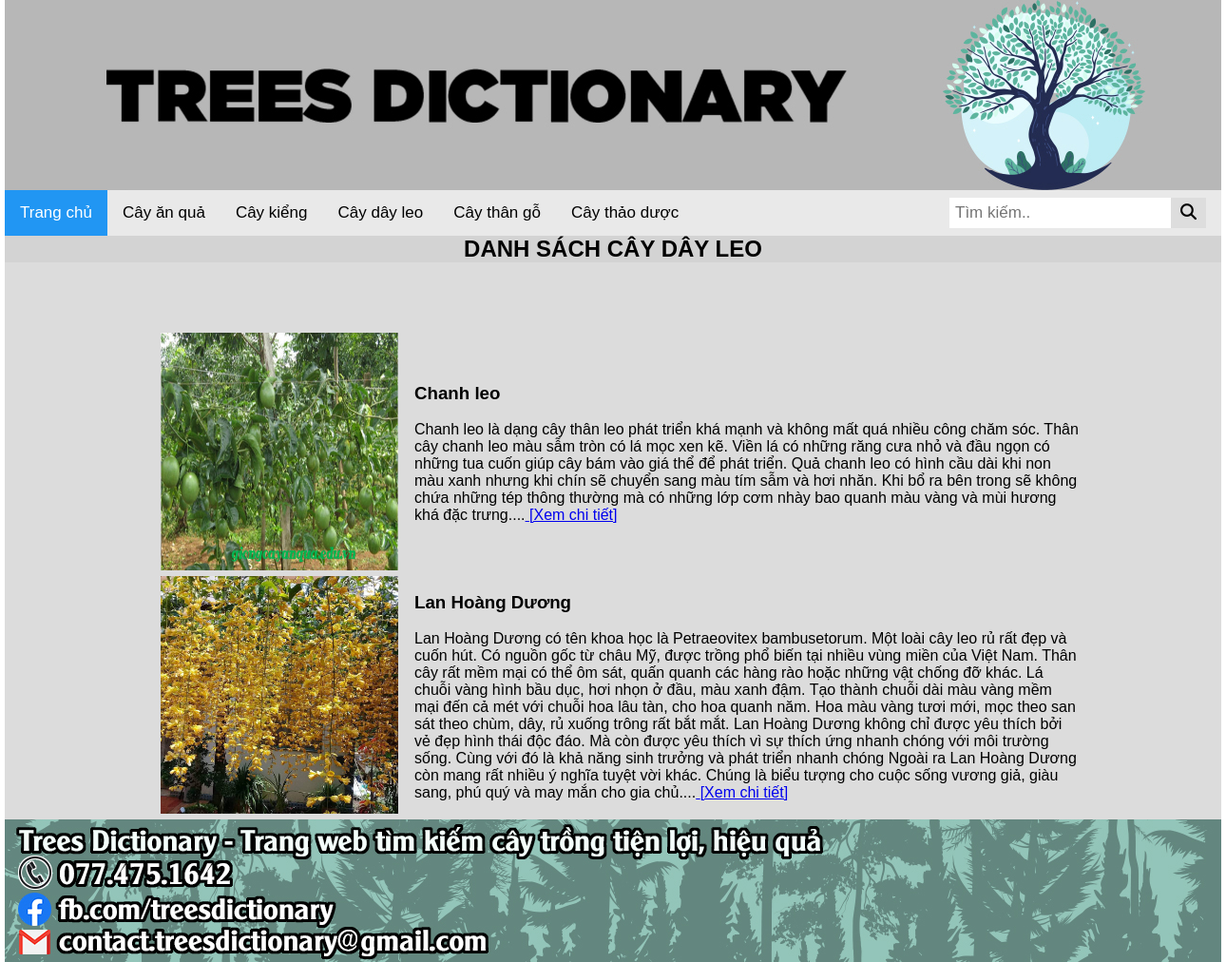
Page /ds_trees_l3_homepage.php on the committed database.
### tables this page shows
CREATE TABLE `db_trees` (
  `Mact` int(11) NOT NULL,
  `Tencay` varchar(200) NOT NULL,
  `Dacdiem` text NOT NULL,
  `Loaicay` varchar(200) NOT NULL,
  `Cachchamsoc` text NOT NULL,
  `Hinh` varchar(500) NOT NULL,
  `Motacay` text NOT NULL,
  `Luottruycap` int(200) NOT NULL
);

### ds_trees_l3_homepage.php (the view, shortened to what this page needs)
<!DOCTYPE html>
<html>
<head>
</head>
<link rel="stylesheet" href="homepage.css">
<link href="css/ads.css" rel="stylesheet" type="text/css">
<body>
<div id="wrapper">
        <div id="header"></div>
        <div id="menu">
            <div class="topnav">
            <a class="active" href="testindex.php">Trang chủ</a>
                <a href="ds_trees_l1_homepage.php">Cây ăn quả</a>
                <a href="ds_trees_l2_homepage.php">Cây kiểng</a>
                <a href="ds_trees_l3_homepage.php">Cây dây leo</a>
                <a href="ds_trees_l4_homepage.php">Cây thân gỗ</a>
                <a href="ds_trees_l5_homepage.php">Cây thảo dược</a>
                <div class="search-container">
                <form action="search_page.php" method ="GET" onsubmit="return signup()">
                    <input type="text" placeholder="Tìm kiếm.." name="search" onkeyup="showResult(this.value)">
                    <button type="submit"><i class="fa fa-search"></i></i></button>
                     </form>
                </div>
            </div>
    </div>
<div class="adfloat" id="divBannerFloatLeft">
 <p><a href="http://hocwebgiare.com/" target="_blank"><img src="http://hocwebgiare.com/images/left_banner.png" alt=""></a>
 </p>
</div>
<div class="adfloat" id="divBannerFloatRight">
 <p><a href="http://hocwebgiare.com/" target="_blank"><img src="http://hocwebgiare.com/images/right_banner.jpg" alt=""></a>
 </p>
</div>
    <div id="ten-content">
        <h2><center>DANH SÁCH CÂY DÂY LEO</center></h2>
    </div>
    <div id="content">
    <?php
include "connect.php";
echo "<table >" ;
foreach ($sql = $con->query("SELECT * FROM db_trees WHERE Loaicay='Dây leo' ") as $value){
    echo "<tr id='tr'>
    <td id='link' ><img src='".$value['Hinh']."'></td>
    <td style='width:700px'><h3>".$value['Tencay']."</h3></br> ".$value['Dacdiem']."...<a href =detail_trees.php?id=".$value['Mact']."> [Xem chi tiết]</a></td>
    </tr>";
    }
  echo "</table>";
 ?>
</div>
<div id="footer">
    </div>
</body>
</html>

### homepage.css (style rules this page uses)
td img { width: 250px; height: 250px; }
* { margin: auto; padding: 0; }
#footer { width: 1280px; height: 150px; background-image: url("./hinhanh/footer.jpg"); }
#wrapper { width: 1280px; }
#header { height: 200px; width: 1280px; background-image: url("./hinhanh/banner.jpg"); }
body { margin: 0; font-family: Arial, Helvetica, sans-serif; }
.topnav { overflow: hidden; background-color: #e9e9e9; }
.topnav a { float: left; display: block; color: black; text-align: center; padding: 14px 16px; text-decoration: none; font-size: 17px; }
.topnav a.active { background-color: #2196F3; color: white; }
.topnav .search-container { float: right; }
.topnav input[type=text] { padding: 6px; margin-top: 8px; font-size: 17px; border: none; }
.topnav .search-container button { float: right; padding: 6px 10px; margin-top: 8px; margin-right: 16px; background: #ddd; font-size: 17px; border: none; cursor: pointer; }
#content { background-color: gainsboro; }
#ten-content { background-color: lightgray; }
td { padding-left: 15px; }

### css/ads.css (style rules this page uses)
#divBannerFloatLeft { width: 120px; line-height:30px; position: fixed;overflow:hidden; left:0px !important; }
#divBannerFloatRight { width: 120px; line-height:30px; position: fixed;overflow:hidden;right:0px !important; }

### ds_trees_l3_homepage.php (style rules this page uses)
#link { text-align:center; }

### rows in the picture
db_trees: Hinh (picture), Tencay "Chanh leo", Dacdiem "Chanh leo là dạng cây thân leo phát triển khá mạnh và không mất quá nhiều công chăm sóc. Thân cây chanh leo màu sẫm tròn có lá mọc xen kẽ. Viền lá có những răng cưa nhỏ và đầu ngọn có những tua cuốn giúp cây bám vào giá thể để phát triển. Quả chanh leo có hình cầu dài khi non màu xanh nhưng khi chín sẽ chuyển sang màu tím sẫm và hơi nhăn. Khi bổ ra bên trong sẽ không chứa những tép thông thường mà có những lớp cơm nhày bao quanh màu vàng và mùi hương khá đặc trưng."
db_trees: Hinh (picture), Tencay "Lan Hoàng Dương", Dacdiem "Lan Hoàng Dương có tên khoa học là Petraeovitex bambusetorum. Một loài cây leo rủ rất đẹp và cuốn hút. Có nguồn gốc từ châu Mỹ, được trồng phổ biến tại nhiều vùng miền của Việt Nam. Thân cây rất mềm mại có thể ôm sát, quấn quanh các hàng rào hoặc những vật chống đỡ khác. Lá chuỗi vàng hình bầu dục, hơi nhọn ở đầu, màu xanh đậm. Tạo thành chuỗi dài màu vàng mềm mại đến cả mét với chuỗi hoa lâu tàn, cho hoa quanh năm. Hoa màu vàng tươi mới, mọc theo san sát theo chùm, dây, rủ xuống trông rất bắt mắt. Lan Hoàng Dương không chỉ được yêu thích bởi vẻ đẹp hình thái độc đáo. Mà còn được yêu thích vì sự thích ứng nhanh chóng với môi trường sống. Cùng với đó là khả năng sinh trưởng và phát triển…"
